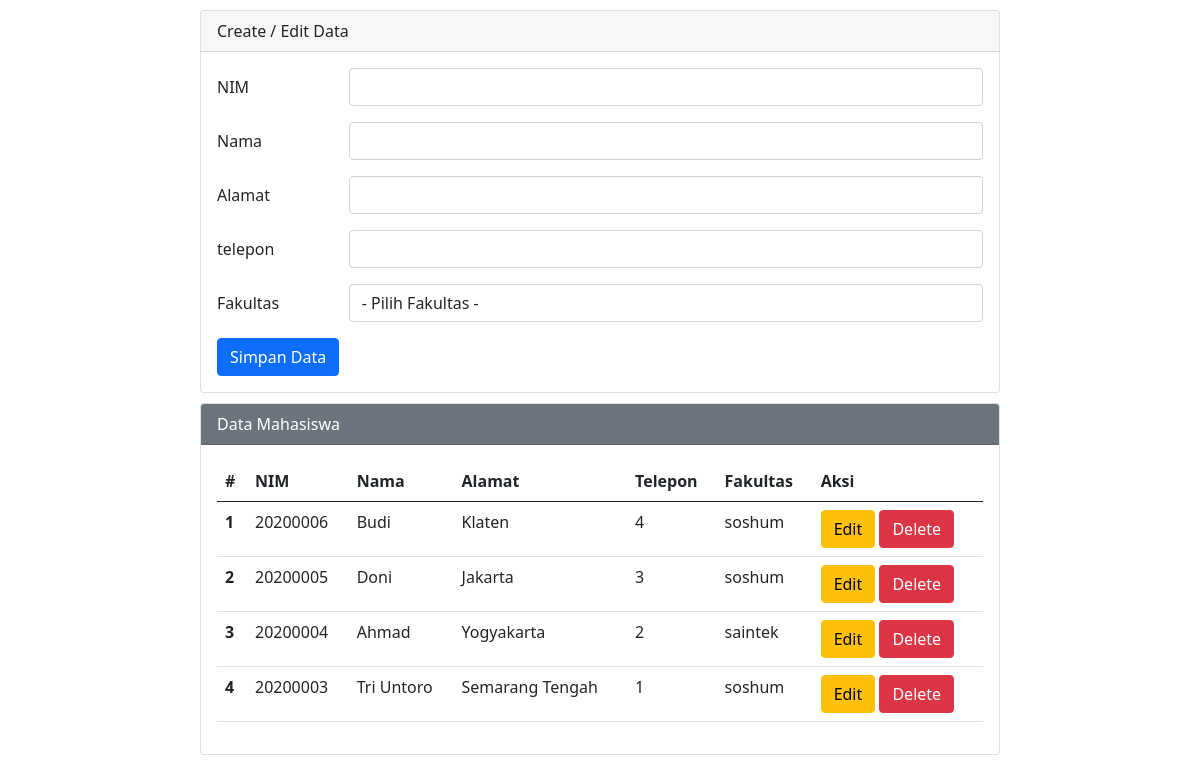
The page /php-mysql/index.php on the database its author committed.
### tables this page shows
CREATE TABLE `mahasiswa` (
  `id` int(11) NOT NULL,
  `nim` varchar(25) NOT NULL,
  `nama` varchar(25) NOT NULL,
  `alamat` varchar(25) NOT NULL,
  `telepon` int(11) NOT NULL,
  `fakultas` varchar(25) NOT NULL
);

### php-mysql/index.php (the view, shortened to what this page needs)
<?php
$host       = "localhost";
$user       = "root";
$pass       = "";
$db         = "akademik";
$koneksi    = mysqli_connect($host, $user, $pass, $db);
$nim        = "";
$nama       = "";
$alamat     = "";
$telepon    = "";
?>
<!DOCTYPE html>
<html lang="en">
<head>
    <link href="https://cdn.jsdelivr.net/npm/bootstrap@5.0.0-beta2/dist/css/bootstrap.min.css" rel="stylesheet">
</head>
<body>
    <div class="mx-auto">
        <div class="card">
            <div class="card-header">
                Create / Edit Data
            </div>
            <div class="card-body">
                <form action="" method="POST">
                    <div class="mb-3 row">
                        <label for="nim" class="col-sm-2 col-form-label">NIM</label>
                        <div class="col-sm-10">
                            <input type="text" class="form-control" id="nim" name="nim" value="<?php echo $nim ?>">
                        </div>
                    </div>
                    <div class="mb-3 row">
                        <label for="nama" class="col-sm-2 col-form-label">Nama</label>
                        <div class="col-sm-10">
                            <input type="text" class="form-control" id="nama" name="nama" value="<?php echo $nama ?>">
                        </div>
                    </div>
                    <div class="mb-3 row">
                        <label for="alamat" class="col-sm-2 col-form-label">Alamat</label>
                        <div class="col-sm-10">
                            <input type="text" class="form-control" id="alamat" name="alamat" value="<?php echo $alamat ?>">
                        </div>
                    </div>
                    <div class="mb-3 row">
                        <label for="telepon" class="col-sm-2 col-form-label">telepon</label>
                        <div class="col-sm-10">
                            <input type="text" class="form-control" id="telepon" name="telepon" value="<?php echo $telepon ?>">
                        </div>
                    </div>
                    <div class="mb-3 row">
                        <label for="fakultas" class="col-sm-2 col-form-label">Fakultas</label>
                        <div class="col-sm-10">
                            <select class="form-control" name="fakultas" id="fakultas">
                                <option value="">- Pilih Fakultas -</option>
                            </select>
                        </div>
                    </div>
                    <div class="col-12">
                        <input type="submit" name="simpan" value="Simpan Data" class="btn btn-primary" />
                    </div>
                </form>
            </div>
        </div>
        <div class="card">
            <div class="card-header text-white bg-secondary">
                Data Mahasiswa
            </div>
            <div class="card-body">
                <table class="table">
                    <thead>
                        <tr>
                            <th scope="col">#</th>
                            <th scope="col">NIM</th>
                            <th scope="col">Nama</th>
                            <th scope="col">Alamat</th>
                            <th scope="col">Telepon</th>
                            <th scope="col">Fakultas</th>
                            <th scope="col">Aksi</th>
                        </tr>
                    </thead>
                    <tbody>
                        <?php
                        $sql2   = "select * from mahasiswa order by id desc";
                        $q2     = mysqli_query($koneksi, $sql2);
                        $urut   = 1;
                        while ($r2 = mysqli_fetch_array($q2)) {
                            $id         = $r2['id'];
                            $nim        = $r2['nim'];
                            $nama       = $r2['nama'];
                            $alamat     = $r2['alamat'];
                            $telepon    = $r2['telepon'];
                            $fakultas   = $r2['fakultas'];
                        ?>
                            <tr>
                                <th scope="row"><?php echo $urut++ ?></th>
                                <td scope="row"><?php echo $nim ?></td>
                                <td scope="row"><?php echo $nama ?></td>
                                <td scope="row"><?php echo $alamat ?></td>
                                <td scope="row"><?php echo $telepon ?></td>
                                <td scope="row"><?php echo $fakultas ?></td>
                                <td scope="row">
                                    <a href="index.php?op=edit&id=<?php echo $id ?>"><button type="button" class="btn btn-warning">Edit</button></a>
                                    <a href="index.php?op=delete&id=<?php echo $id?>" onclick="return confirm('Yakin mau delete data?')"><button type="button" class="btn btn-danger">Delete</button></a>
                                </td>
                            </tr>
                        <?php
                        }
                        ?>
                    </tbody>
                </table>
            </div>
        </div>
    </div>
</body>
</html>

### php-mysql/index.php (style rules this page uses)
.mx-auto { width: 800px }
.card { margin-top: 10px; }

### rows shown on the page
mahasiswa: nim "20200006", nama "Budi", alamat "Klaten", telepon "4", fakultas "soshum"
mahasiswa: nim "20200005", nama "Doni", alamat "Jakarta", telepon "3", fakultas "soshum"
mahasiswa: nim "20200004", nama "Ahmad", alamat "Yogyakarta", telepon "2", fakultas "saintek"
mahasiswa: nim "20200003", nama "Tri Untoro", alamat "Semarang Tengah", telepon "1", fakultas "soshum"
